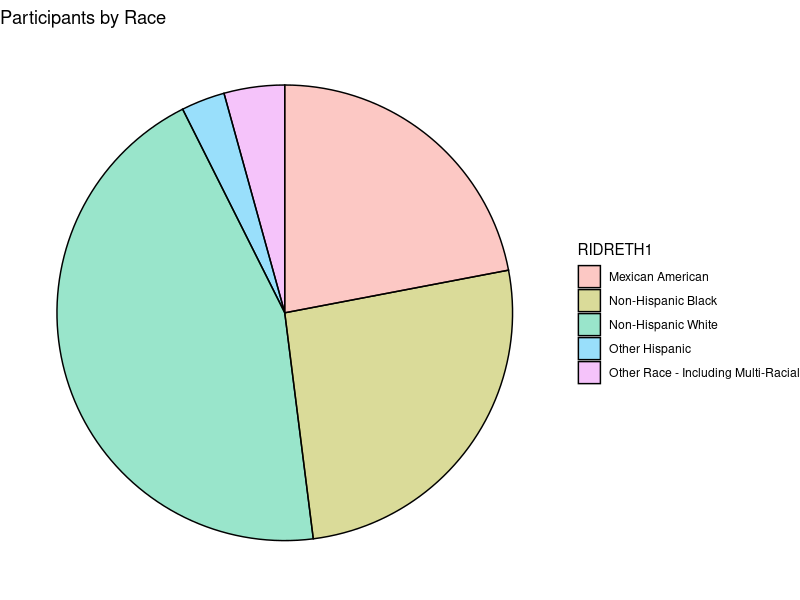
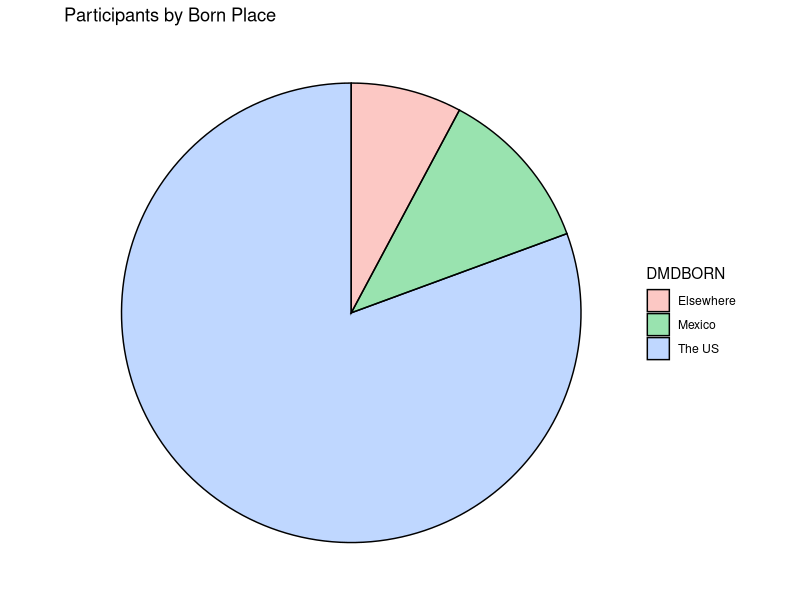
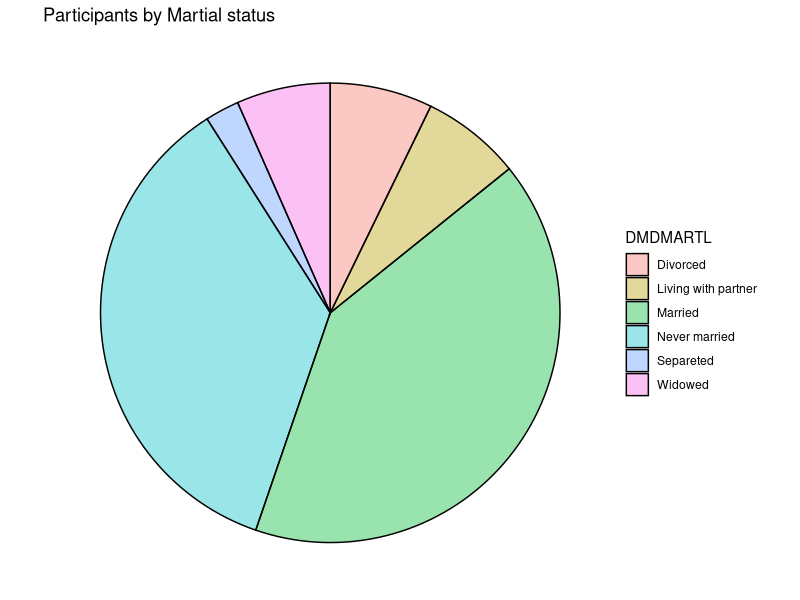
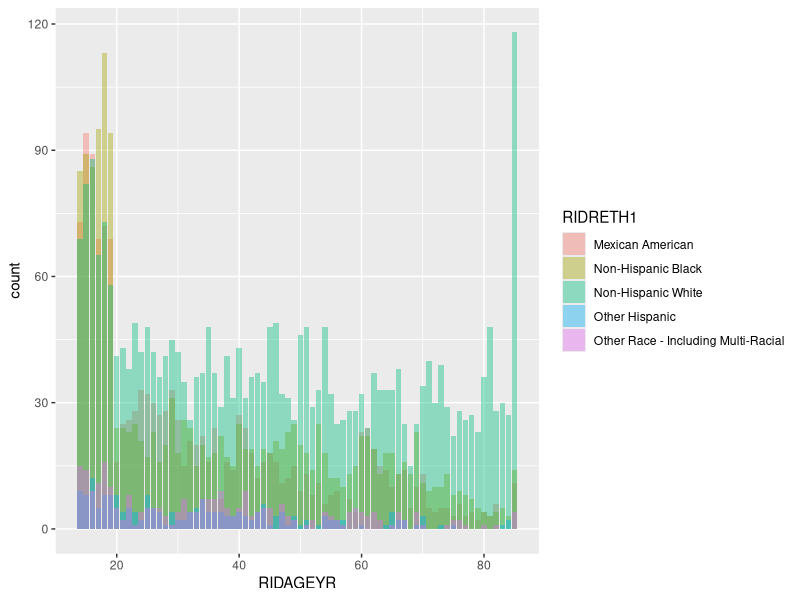
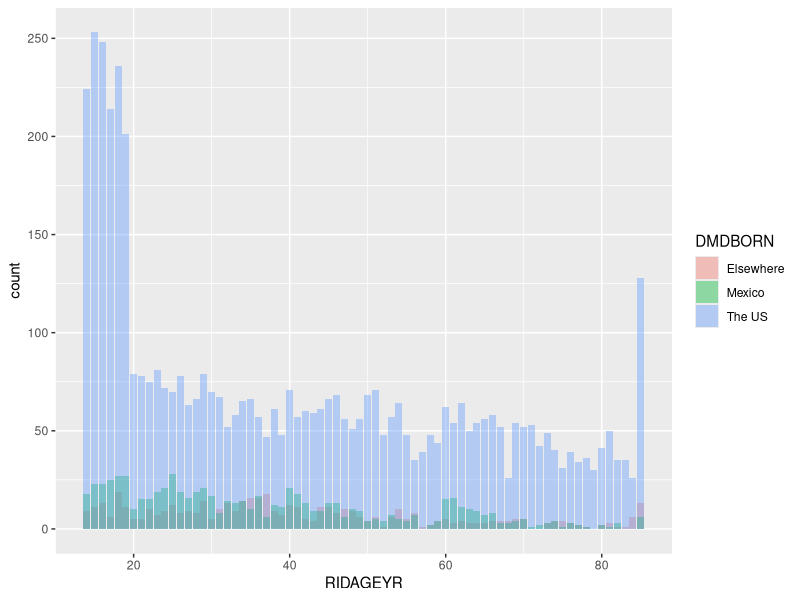
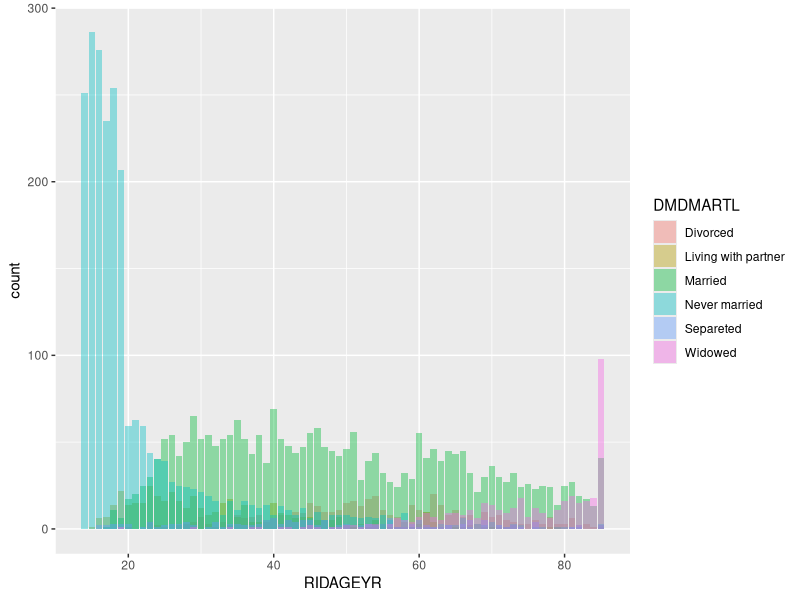
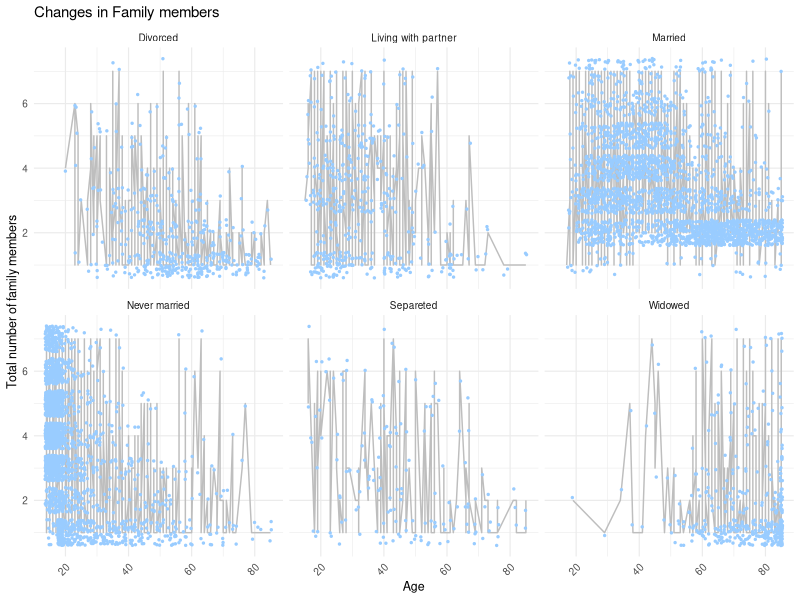
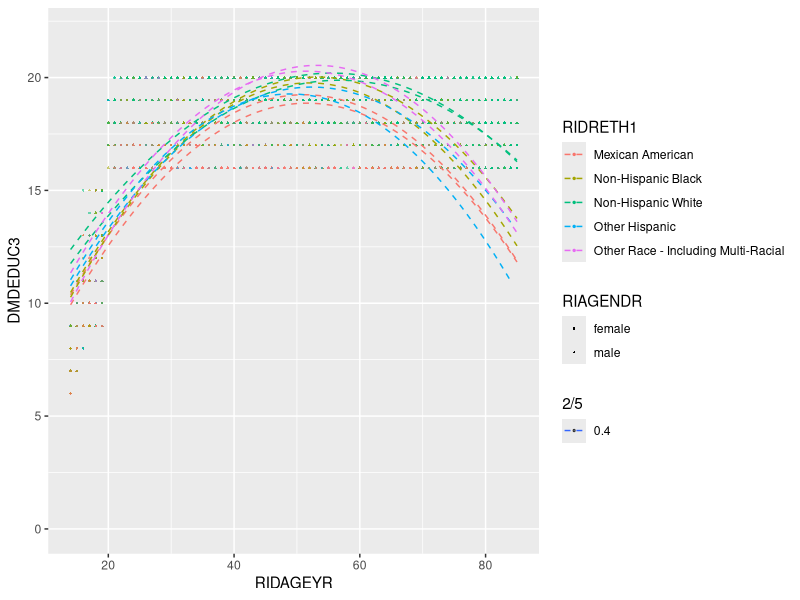

These charts were generated, in order, by the following R code:
## ---- chunk 1
#Library
library(ggplot2)
library(tidyverse)
## ---- chunk 2
data <- read.csv("cleandata.csv")
colnames(data)
## ---- chunk 3
 plotdata <- data %>%
    count( RIDRETH1) %>%
    arrange(desc( RIDRETH1)) %>%
    mutate(prop = round(n * 100 / sum(n), 1),
           lab.ypos = cumsum(prop) - 0.5  *prop)
  
  ggplot(plotdata, 
         aes(x = "", 
             y = prop, 
             fill =  RIDRETH1)) +
    geom_bar(width = 1, 
             stat = "identity", 
             color = "black",
             alpha = 2/5) +
    coord_polar("y", 
                start = 0, 
                direction = -1) +
    theme_void() +
    labs(title = "Participants by Race")
  
  plotdata <- data %>%
    count( DMDBORN) %>%
    arrange(desc( DMDBORN)) %>%
    mutate(prop = round(n * 100 / sum(n), 1),
           lab.ypos = cumsum(prop) - 0.5  *prop)
  
  ggplot(plotdata, 
         aes(x = "", 
             y = prop, 
             fill =  DMDBORN)) +
    geom_bar(width = 1, 
             stat = "identity", 
             color = "black",
             alpha = 2/5) +
    coord_polar("y", 
                start = 0, 
                direction = -1) +
    theme_void() +
    labs(title = "Participants by Born Place")
  

  plotdata <- data %>%
    count( DMDMARTL) %>%
    arrange(desc( DMDMARTL)) %>%
    mutate(prop = round(n * 100 / sum(n), 1),
           lab.ypos = cumsum(prop) - 0.5  *prop)
  ggplot(plotdata, 
         aes(x = "", 
             y = prop, 
             fill = DMDMARTL)) +
    geom_bar(width = 1, 
             stat = "identity", 
             color = "black",
             alpha = 2/5) +
    coord_polar("y", 
                start = 0, 
                direction = -1) +
    theme_void() +
    labs(title = "Participants by Martial status")
  
  
## ---- chunk 4
#Race
ggplot(data, mapping = aes(x = RIDAGEYR , fill = RIDRETH1))+
  geom_bar(alpha = 2/5, position = "identity")
#Born place
ggplot(data,mapping = aes(x = RIDAGEYR, fill = DMDBORN )) + 
   geom_bar(alpha = 2/5, position = "identity")
#Martial status
ggplot(data,mapping = aes(x = RIDAGEYR, fill = DMDMARTL )) + 
   geom_bar(alpha = 2/5, position = "identity")

## ---- chunk 5
#Avoid the gridding by setting the position adjustment to “jitter”. position = "jitter" adds a small amount of random noise to each point. This spreads the points out because no two points are likely to receive the same amount of random noise.
ggplot(data, aes(x=RIDAGEYR, y = DMDFMSIZ)) +
  geom_line(color="grey") +
  geom_point(color="#99CCFF", position = "jitter", size = 0.5) +
  facet_wrap(~ DMDMARTL) + 
  theme_minimal(base_size = 9) +
  theme(axis.text.x = element_text(angle = 45, 
                                   hjust = 1)) +
  labs(title = "Changes in Family members",
       x = "Age",
       y = "Total number of family members") 
## ---- chunk 6
g <- ggplot(data, 
       aes(x = RIDAGEYR, 
           y = DMDEDUC3,
           color = RIDRETH1,
           alpha = 2/5,
           shape = RIAGENDR)) +
  geom_point(size = .5 )+
  geom_smooth(method = "lm",
              formula = y ~ poly(x,2),
              se = FALSE, 
              size = .5,
              linetype = "dashed")

  labs(title = "Education level by gender, rece, and age growth")
g + xlim(c(14, 85)) + ylim(c(0, 22))
## ---- chunk 7
ggplot(data, 
       aes(x = INDFMINC, #Family income
           color = RIDRETH1))  + 
  geom_bar(alpha = 2/5, position = "dodge")+
  facet_grid(DMDCITZN ~ DMDMARTL) +
  labs(title = "Family Income histograms by Gender and Marriage",
       x = "Family Income")
